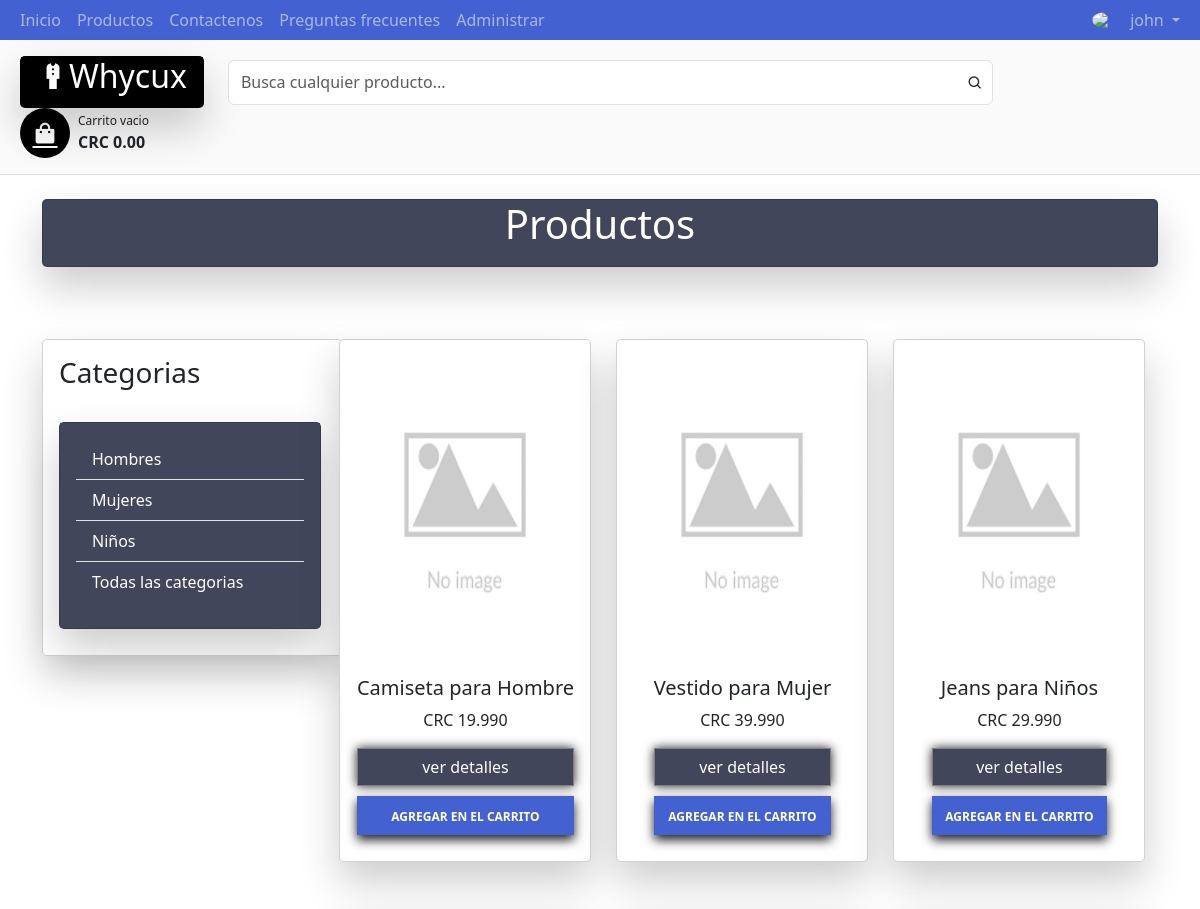
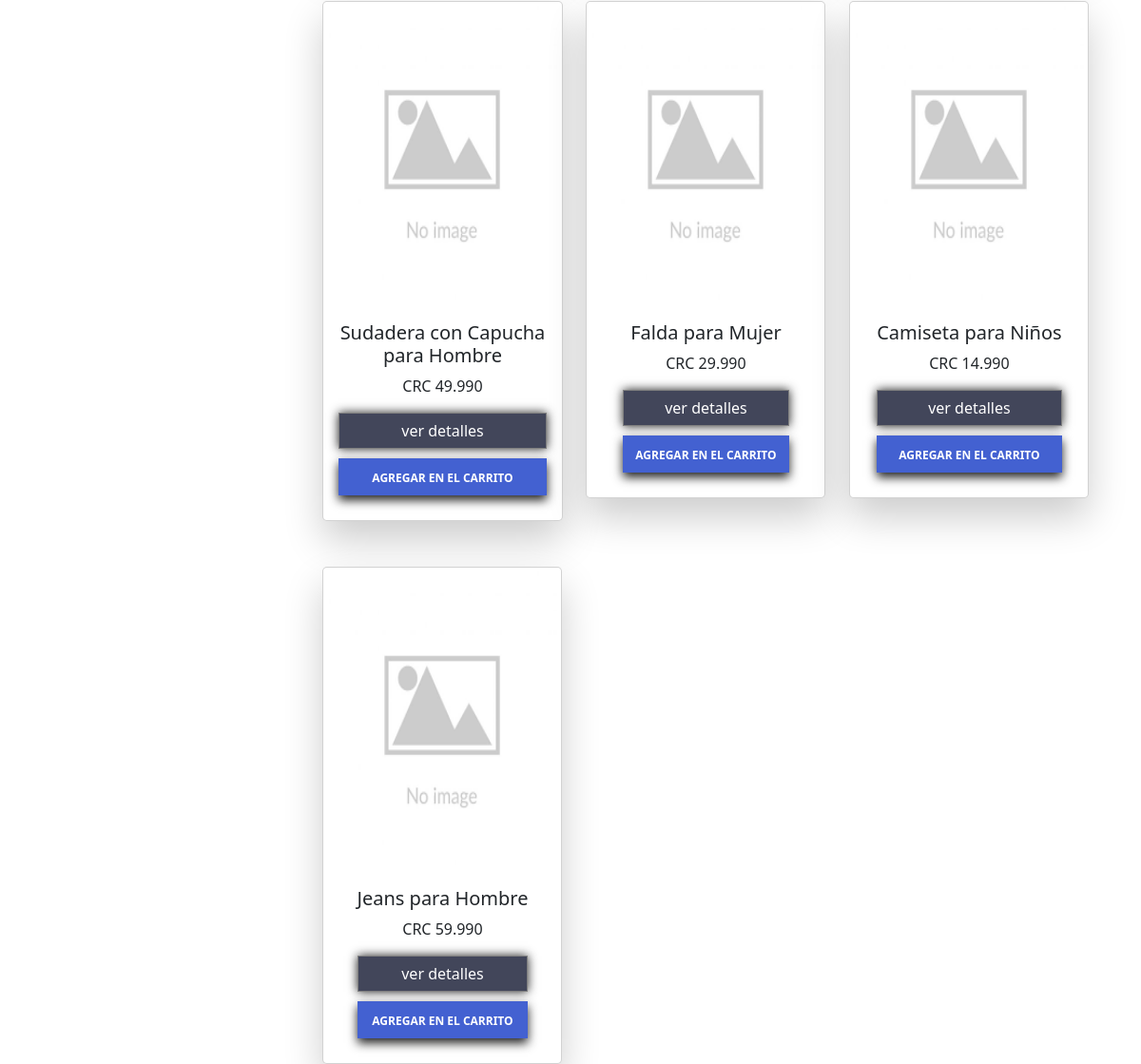
The page /products.php (signed in) on the database its author committed (2 pictures, top to bottom).
### tables this page shows
CREATE TABLE categories (
    category_id INT(11) NOT NULL AUTO_INCREMENT,
    name VARCHAR(255) NOT NULL,
    PRIMARY KEY (category_id)
);

CREATE TABLE products (
    product_id INT(11) NOT NULL AUTO_INCREMENT,
    name VARCHAR(255) NOT NULL,
    description TEXT,
    price DECIMAL(10, 3) NOT NULL,
    category_id INT(11),
    image VARCHAR(255) DEFAULT 'assets/no_image.png',
    PRIMARY KEY (product_id)
);

### DAL/categories.php (called while the page is built, shortened)
<?php
function getAllCategories()
{
    $connection = Conecta();
    $response = $connection->query("select * from categories");
    return $response;
}

### DAL/products.php (called while the page is built, shortened)
<?php
function getAllProducts()
{
    $connection = Conecta();
    $response = $connection->query("select * from products");
    return $response;
}

### components/cardProduct/cardProduct.php (the view, shortened to what this page needs)
<link rel="stylesheet" type="text/css" href="components/cardProduct/card.css">
<link rel="stylesheet" type="text/css" href="components/navbar/navbar.css">
<?php
require_once 'DAL/products.php';
require_once 'DAL/categories.php';
if (!isset($_GET['category_id'])) {
    $products = getAllProducts();
} else {
    $category_id = $_GET['category_id'];
    $products = getProductsByCategory($category_id);
}
$user_id = $_SESSION['user']['user_id'];
$cart = null;
if (!isset($_SESSION['cart'])) {
    $cart = createCart($user_id);
} else {
    $cart = $_SESSION['cart'];
}
$cart_id = $cart['cart_id'];
echo "<div class='container-fluid'>";
echo "<div class='row'>";
if ($products->num_rows > 0) {
    while ($row = $products->fetch_assoc()) {
        echo "<div class='col-md-4'>";
        echo  "  <div class='card mx-auto col-md-3 col-10 mt-5'>";
        echo  "  <img class='mx-auto img-thumbnail' src='{$row['image']}' width='250px' height='auto' style='min-height:320px;' />";
        echo  "  <div class='card-body text-center mx-auto'>";
        echo  "      <div class='cvp'>";
        echo  "          <h5 class='card-title font-weight-bold'>{$row['name']}</h5>";
        echo  "      <p class='card-text'>CRC  {$row['price']}</p>";
        echo  "       <a href='single_product.php?id={$row['product_id']}' data-id='{$row['product_id']}' class='btn details px-auto' style='background-color: #42465A; color: white;'>ver detalles</a><br />";
        echo  "        <button class='btn cart px-auto' data-id='{$row['product_id']}' data-cart_id='$cart_id'>AGREGAR EN EL CARRITO</button>";
        echo  "     </div>";
        echo  "  </div>";
        echo "  </div>";
        echo "</div>";
    }
} else {
    echo "<h1>NO HAY PRODUCTOS</h1>";
}
echo "</div>";
echo "</div>";
?>

### products.php (shortened to what this page needs)
<!DOCTYPE html>
<html lang="en">
<head>
    <link rel="stylesheet" href="vendor/twbs/bootstrap/dist/css/bootstrap.min.css">
    <link href="https://cdn.jsdelivr.net/npm/bootstrap@5.3.0-alpha2/dist/css/bootstrap.min.css" rel="stylesheet">
    <link href="https://cdn.jsdelivr.net/npm/boxicons@latest/css/boxicons.min.css" rel="stylesheet">
    <link rel="stylesheet" type="text/css" href="style.css">
    <link rel="stylesheet" type="text/css" href="components/navbar/navbar.css">
</head>
<body>
    <?php
    include 'components/navbar/navbar.php';
    ?>
    <br>
    <div class="container" style="display:flex; justify-content: center;">
        <div class="card" style="width: 1400px; background-color: #42465A">
            <h1 style="text-align: center; color: white">Productos</h1>
        </div>
    </div>
    <br>
    <div class="container">
        <div class="row">
            <div class='col-auto' style="width:25%;">
                <br><br>
                <?php
                include 'components/categories/categories.php';
                ?>
            </div>
            <div class="col">
                <?php
                include 'components/cardProduct/cardProduct.php';
                ?>
            </div>
        </div>
    </div>
</body>
</html>

### components/navbar/navbar.php (shortened to what this page needs)
<link rel="stylesheet" type="text/css" href="components/navbar/navbar.css">
<link rel="stylesheet" href="vendor/twbs/bootstrap/dist/css/bootstrap.min.css">
<link href="https://cdn.jsdelivr.net/npm/bootstrap@5.3.0-alpha2/dist/css/bootstrap.min.css" rel="stylesheet">
<header class="section-header">
    <nav class="navbar navbar-dark navbar-expand p-0" style="background-color: #4361D1;">
        <div class="container-fluid">
            <ul class="navbar-nav d-none d-md-flex mr-auto">
                <li class="nav-item"><a class="nav-link" href="home.php" data-abc="true">Inicio</a></li>
                <li class="nav-item"><a class="nav-link" href="products.php" data-abc="true">Productos</a></li>
                <li class="nav-item"><a class="nav-link" href="contactenos.php" data-abc="true">Contactenos</a></li>
                <li class="nav-item"><a class="nav-link" href="preguntas-frecuentes.php" data-abc="true">Preguntas frecuentes</a></li>
                <?php
                    $user = $_SESSION['user'];
                    if ($user['username'] == 'john') {
                      echo '<li class="nav-item"><a class="nav-link" href="consulta-datos.php" data-abc="true">Administrar</a></li>';
                    }
                    ?>
            </ul>
            <ul class="navbar-nav d-flex align-items-center">
                <li class="nav-item">
                    <div class="d-flex flex-row">
                        <img src="https://i.imgur.com/EYFtR83.jpg" class="rounded-circle" width="30">
                    </div>
                </li>
                <li class="nav-item dropdown">
                    <?php
                    $user = $_SESSION['user'];
                    echo  "<a class='nav-link dropdown-toggle' href='#' role='button' data-bs-toggle='dropdown' aria-expanded='false'>
                    <span>{$user['username']}</span>
                    </a>";
                    ?>
                </li>
            </ul>
        </div>
    </nav>
    <section class="header-main border-bottom" style="background-color: rgb(250, 250, 250);">
        <div class="container-fluid">
            <div class="row p-2 pt-3 pb-3 d-flex align-items-center">
                <div class="col-auto">
                    <div class="card" style="background-color: black;max-height: 70px;
                    ">
                        <div class="card-body" style="background-color: black;max-height: 40px;
                    ">
                            <div class="d-flex align-items-center mb-3 pb-1" style="max-height: 10px;">
                                <img src="assets/logo-icon-white.png" alt="logo" style="width: 2em; height: 2em;" />
                                <span class="h2 mb-0" style="color:white">Whycux</span>
                            </div>
                        </div>
                    </div>
                </div>
                <div class="col-md-8">
                    <div class="d-flex form-inputs">
                        <input id="product-name-input" class="form-control" type="text" placeholder="Busca cualquier producto...">
                        <i class="bx bx-search"></i>
                    </div>
                </div>
                <div class="col-md-2">
                    <div class="d-flex d-none d-md-flex flex-row align-items-center">
                    <a href="checkout.php" class="shop-bag">
                            <i class="bx bxs-shopping-bag"></i>
                        </a>
                        <div class="d-flex flex-column ms-2">
                            <span class="qty">Carrito vacio</span>
                            <span class="price fw-bold">CRC 0.00</span>
                        </div>
                    </div>
                </div>
            </div>
        </div>
    </section>
</header>

### components/categories/categories.php (shortened to what this page needs)
<div class="card" style="min-width: 300px;">
    <div class="card-body">
        <h3 style="text-align: left;">Categorias</h3>
        <br>
        <div class='card' style="background-color: #42465A;min-width: 260px;align-items: center;">
            <div class="card-body" style="background-color: #42465A;min-width: 260px;">
                <article class='card-group-item' style='background-color: #42465A;'>
                    <div class='filter-content' style='background-color: #42465A;'>
                        <div class='list-group list-group-flush' style='background-color: #42465A;'>
                            <?php
                            require_once 'DAL/categories.php';
                            $categories = getAllCategories();
                            if ($categories->num_rows > 0) {
                                while ($row = $categories->fetch_assoc()) {
                                    echo "<a id='categories_links'
                                    style='background-color: #42465A' href='http://localhost/whycux/products.php?category_id={$row['category_id']}' class='list-group-item'
                                    data-category-id='{$row['category_id']}'
                                    >{$row['name']} </a>";
                                }
                                echo "<a id='categories_links'
                                    style='background-color: #42465A' href='http://localhost/whycux/products.php' class='list-group-item'
                                    data-category-id='0'
                                    >Todas las categorias </a>";
                            } else {
                                echo "<h3>No hay categorias</h3>";
                            }
                            ?>
                        </div>
                    </div>
                </article>
            </div>
        </div>
    </div>
</div>

### style.css (style rules this page uses)
body { background-color: rgb(250, 250, 250); }
#categories_links { color: white; }

### components/navbar/navbar.css (style rules this page uses)
.form-inputs { position: relative; }
.form-inputs .form-control { height: 45px; }
.form-inputs i { position: absolute; right: 10px; top: 15px; }
.shop-bag { background-color: #000; color: #fff; height: 50px; width: 50px; font-size: 25px; display: flex; border-radius: 50%; align-items: center; justify-content: center; }
.qty { font-size: 12px; }

### components/cardProduct/card.css (style rules this page uses)
.details { border: 1.5px solid grey; color: #212121; width: 100%; height: auto; box-shadow: 0px 0px 10px #212121; }
.cart { background-color: #4361D1; color: white; margin-top: 10px; font-size: 12px; font-weight: 900; width: 100%; height: 39px; padding-top: 9px; box-shadow: 0px 5px 10px #212121; }
.card { width: fit-content; }
.card-body { width: fit-content; }
.btn { border-radius: 0; }
.img-thumbnail { border: none; }
.card { box-shadow: 0 20px 40px rgba(0, 0, 0, .2); border-radius: 5px; padding-bottom: 10px; }

### rows shown on the page
categories: name "Hombres"
categories: name "Mujeres"
categories: name "Niños"
products: image (placeholder picture), name "Camiseta para Hombre", price "19.990"
products: image (placeholder picture), name "Vestido para Mujer", price "39.990"
products: image (placeholder picture), name "Jeans para Niños", price "29.990"
products: image (placeholder picture), name "Sudadera con Capucha para Hombre", price "49.990"
products: image (placeholder picture), name "Falda para Mujer", price "29.990"
products: image (placeholder picture), name "Camiseta para Niños", price "14.990"
products: image (placeholder picture), name "Jeans para Hombre", price "59.990"

### other values the page prints
$user['username'] "john"
